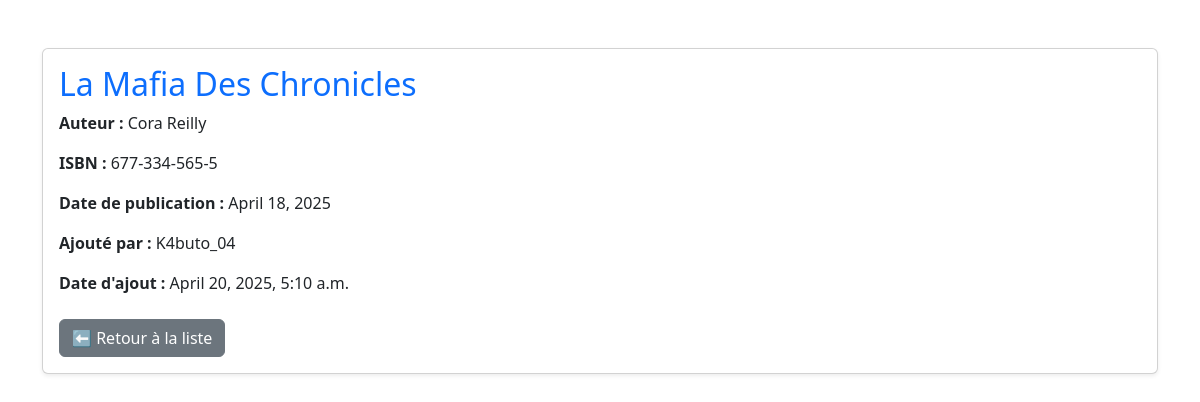
/livre/13/, run on the app's committed database.
### bibliotheque/models.py (models this page shows, shortened)
class Livre(models.Model):
    titre = models.CharField(
        max_length=200,
        verbose_name="Titre du livre",
        help_text="Entrez le titre complet du livre"
    )
    auteur = models.CharField(
        max_length=100,
        verbose_name="Auteur",
        help_text="Nom complet de l'auteur"
    )
    isbn = models.CharField(
        max_length=13,
        verbose_name="ISBN",
        help_text="Numéro ISBN à 13 chiffres"
    )
    date_publication = models.DateField(
        verbose_name="Date de publication",
        help_text="Choisissez la date de publication"
    )
    ajout_par = models.ForeignKey(User, on_delete=models.CASCADE)
    date_ajout = models.DateTimeField(auto_now_add=True)

### bibliotheque/views.py (the view)
# urls.py: path('livre/<int:pk>/', livre_detail, name = 'livre_detail'),
def livre_detail(request, pk):
    livre = get_object_or_404(Livre, pk=pk)
    return render(request, 'bibliotheque/livre_detail.html', {'livre': livre})

### bibliotheque/templates/bibliotheque/livre_detail.html (shortened to what this page needs)
<!DOCTYPE html>
<html lang="fr">
<head>
  <link href="https://cdn.jsdelivr.net/npm/bootstrap@5.3.3/dist/css/bootstrap.min.css" rel="stylesheet">
</head>
<body>
  <div class="container mt-5">
    <div class="card shadow-sm">
      <div class="card-body">
        <h2 class="card-title text-primary">{{ livre.titre }}</h2>
        <p class="card-text"><strong>Auteur :</strong> {{ livre.auteur }}</p>
        <p class="card-text"><strong>ISBN :</strong> {{ livre.isbn }}</p>
        <p class="card-text"><strong>Date de publication :</strong> {{ livre.date_publication }}</p>
        <p class="card-text"><strong>Ajouté par :</strong> {{ livre.ajout_par.username }}</p>
        <p class="card-text"><strong>Date d'ajout :</strong> {{ livre.date_ajout }}</p>
        <div class="mt-4 d-flex gap-2">
          <a href="{% url 'liste_livres' %}" class="btn btn-secondary btn-hover-move">⬅️ Retour à la liste</a>
        </div>
      </div>
    </div>
  </div>
</body>
</html>

### data on the page
Livre: titre "La Mafia Des Chronicles", auteur "Cora Reilly", isbn "677-334-565-5", date_publication "April 18, 2025", ajout_par.username "K4buto_04", date_ajout "April 20, 2025, 5:10 a.m."
